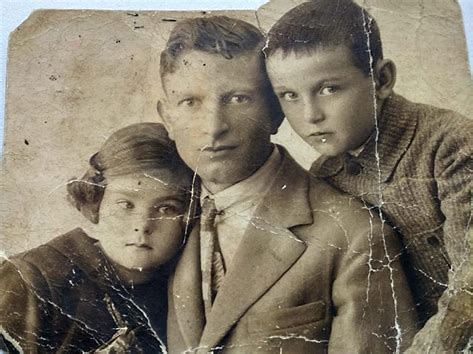
#> input picture python/photo/old_photo_fixer/old_photo/test_old_photo.jpeg, 473 x 354 px, found by its file name
$ python old_photo_fixer_openCV.py
#> lines starting #> are read from the running program, lines starting #| are printed output that depends on the picture
"""
Sunsky-old_photo_fixer_openCV - 旧照片修复工具-CV版（还在学习中，并不保证好用）

用法：
- 运行脚本后，脚本将自动读取指定路径下的图片，进行去噪和锐化处理。
- 处理后的图片将显示在屏幕上，并保存在指定的目录中。

功能：
- 使用Pillow库读取和处理图片，将图片转换为灰度图。
- 使用OpenCV库进行去噪和锐化处理，利用双边滤波器去除噪声，使用自定义卷积核进行锐化。
- 使用Matplotlib库显示原始图片和处理后的图片。
- 脚本提供了一个主函数`main`，用于执行整个照片增强流程。

示例：
- 假设待增强的图片存放在"python/photo/old_photo_fixer/old_photo"目录下，文件名为"test_old_photo.jpeg"。
- 脚本将读取该图片，进行去噪和锐化处理，并将处理后的图片保存在"python/photo/old_photo_fixer/fixed_photo"目录下。

注意：
- 运行脚本前，请确保已经安装了Pillow、NumPy、Matplotlib和OpenCV库，可以通过pip安装：pip install pillow numpy matplotlib opencv-python。
- 请确保脚本中的图片路径和保存路径正确无误，否则可能导致脚本运行失败。
- 脚本中的去噪和锐化参数（如双边滤波的参数和锐化卷积核）可以根据需要进行调整，以达到最佳的视觉效果。
- 脚本在保存处理后的图片时，会检查同名文件是否存在。如果存在，将提示用户是否覆盖。用户可以选择覆盖或取消保存。
- 请确保系统的Pillow、NumPy、Matplotlib和OpenCV库是最新版本，以获得最佳的增强效果和兼容性。
"""

import numpy as np
import matplotlib.pyplot as plt
import cv2
from PIL import Image, ImageFilter
import os

# 读取图片并转换为灰度图
def load_image(image_path):
    img = Image.open(image_path)
#> img is the input picture: PIL image 473x354 RGB; mean R, G, B 128.8, 120.2, 103.8
    return img.convert("L")
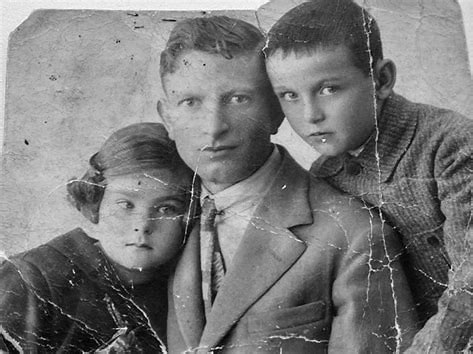
#> returned value: PIL image 473x354 L; min 0, max 254, mean 120.9

# OpenCV 去噪处理
def denoise_image(image):
    img_array = np.array(image)
    # 使用OpenCV的双边滤波去噪
    denoised_img = cv2.bilateralFilter(img_array, d=9, sigmaColor=75, sigmaSpace=75)
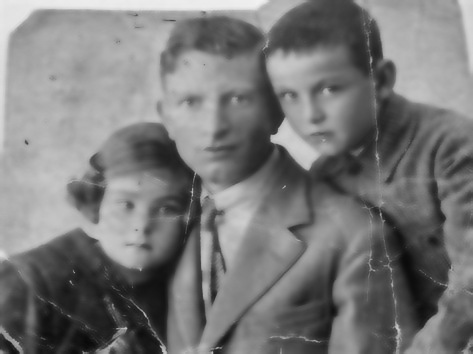
#> denoised_img: shape (354, 473); min 9, max 241, mean 120.8
    return Image.fromarray(denoised_img, "L")

# OpenCV 锐化处理
def sharpen_image(image):
    img_array = np.array(image)
    # 定义锐化的卷积核
    kernel = np.array([[0, -1, 0],
                       [-1, 5, -1],
                       [0, -1, 0]])
    sharpened_img = cv2.filter2D(img_array, -1, kernel)
    return Image.fromarray(sharpened_img, "L")

# 显示图片
def display_images(original, processed):
    plt.figure(figsize=(10, 5))
    plt.subplot(1, 2, 1)
    plt.imshow(original, cmap="gray")
    plt.title("old")
    plt.axis("off")

    plt.subplot(1, 2, 2)
    plt.imshow(processed, cmap="gray")
    plt.title("fixed")
    plt.axis("off")

    plt.show()
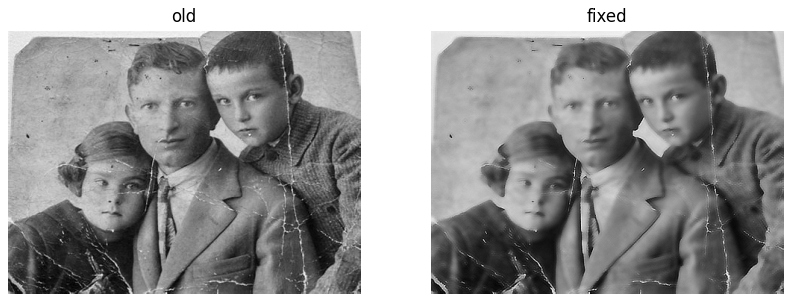
#> figure drawn by matplotlib, 2 panels

# 保存修复后的图片
def save_image(image, original_path):
    fixed_dir = "python/photo/old_photo_fixer/fixed_photo"
    # 确保目录存在
    os.makedirs(fixed_dir, exist_ok=True)
    # 获取原文件名并创建新文件名
    base_name = os.path.basename(original_path)
    file_name, ext = os.path.splitext(base_name)
    new_file_name = f"fixed-{file_name}{ext}"
    save_path = os.path.join(fixed_dir, new_file_name)

    # 检查是否存在同名文件
    if os.path.exists(save_path):
        overwrite = input(f"{save_path} 文件已存在，是否覆盖? (y/n): ")
        if overwrite.lower() != 'y':
            print("文件未保存。")
            return

    image.save(save_path)
    print(f"修复后的图片已保存为：{save_path}")

# 主程序
def main():
    # 设置图片路径
    image_path = os.path.join("python/photo/old_photo_fixer/old_photo", "test_old_photo.jpeg")  # 替换为你的图片文件名

    # 加载图片
    image = load_image(image_path)

    # 对图片进行去噪处理
    denoised_image = denoise_image(image)

    # 对图片进行锐化处理
    sharpened_image = sharpen_image(denoised_image)

    # 显示原始图片和修复后的图片
    display_images(image, sharpened_image)

    # 保存修复后的图片
    save_image(sharpened_image, image_path)

if __name__ == "__main__":
    main()
